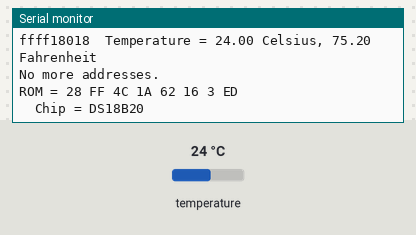
Bench run of a sketch on a simulated Arduino Uno, built with avr-gcc and run on an emulated ATmega328P. Shown: the last lines printed to the serial monitor. The test bench sets the inputs (shaded band); at power-on: temperature 24 °C.

Above: at 3.1 s.
3.2 s: temperature set to 12 °C
At 3.95 s:
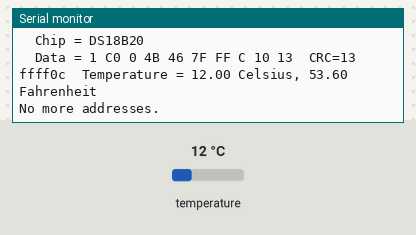
5.2 s: temperature set to 28 °C
At 6.6 s:
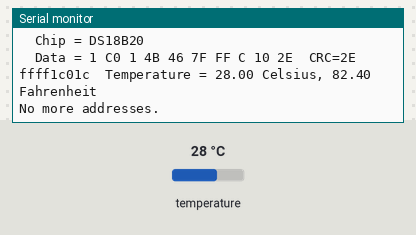
7.8 s: temperature set to 33 °C
At 9.26 s:
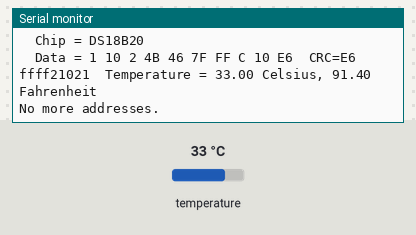
11.8 s: temperature set to 7 °C
At 13.25 s:
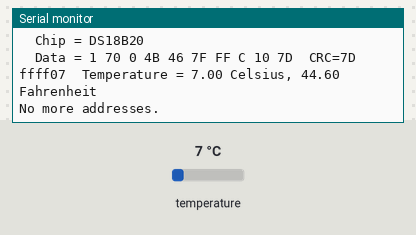
15.8 s: temperature set to 10 °C
At 17.23 s:
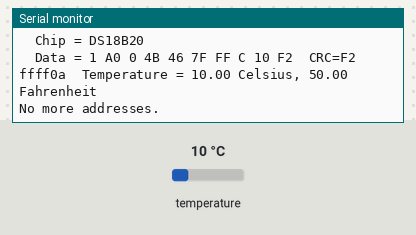
18.5 s: temperature set to 8 °C
At 19.88 s:
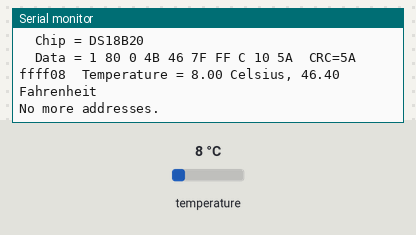
Timing chart, 0 to 21.5 s (numbered marks = the images above; inputs shaded):
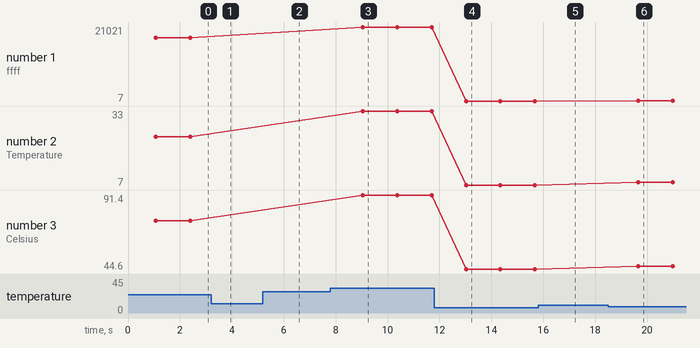

The sketch:

SuhuWaterproffTest.ino
```cpp
#include <OneWire.h>

OneWire  ds(2);  // on pin 2 (a 4.7K resistor is necessary)
int cel;
String datasuhu= "";

void setup(void) {
  Serial.begin(9600);
}

void loop(void) {
  byte i;
  byte present = 0;
  byte type_s;
  byte data[12];
  byte addr[8];
  float celsius, fahrenheit;

  if ( !ds.search(addr)) {
    Serial.println("No more addresses.");
    Serial.println();
    ds.reset_search();
    delay(250);
    return;
  }

  Serial.print("ROM =");
  for( i = 0; i < 8; i++) {
    Serial.write(' ');
    Serial.print(addr[i], HEX);
  }

  if (OneWire::crc8(addr, 7) != addr[7]) {
    Serial.println("CRC is not valid!");
    return;
  }
  Serial.println();

  // the first ROM byte indicates which chip
  switch (addr[0]) {
  case 0x10:
    Serial.println("  Chip = DS18S20");  // or old DS1820
    type_s = 1;
    break;
  case 0x28:
    Serial.println("  Chip = DS18B20");
    type_s = 0;
    break;
  case 0x22:
    Serial.println("  Chip = DS1822");
    type_s = 0;
    break;
  default:
    Serial.println("Device is not a DS18x20 family device.");
    return;
  }

  ds.reset();
  ds.select(addr);
  ds.write(0x44);        // start conversion, use ds.write(0x44,1) with parasite power on at the end

  delay(1000);     // maybe 750ms is enough, maybe not
  // we might do a ds.depower() here, but the reset will take care of it.

  present = ds.reset();
  ds.select(addr);
  ds.write(0xBE);         // Read Scratchpad

  Serial.print("  Data = ");
  Serial.print(present, HEX);
  Serial.print(" ");
  for ( i = 0; i < 9; i++) {           // we need 9 bytes
    data[i] = ds.read();
    Serial.print(data[i], HEX);
    Serial.print(" ");
  }
  Serial.print(" CRC=");
  Serial.print(OneWire::crc8(data, 8), HEX);
  Serial.println();

  // Convert the data to actual temperature
  // because the result is a 16 bit signed integer, it should
  // be stored to an "int16_t" type, which is always 16 bits
  // even when compiled on a 32 bit processor.
  int16_t raw = (data[1] << 8) | data[0];
  if (type_s) {
    raw = raw << 3; // 9 bit resolution default
    if (data[7] == 0x10) {
      // "count remain" gives full 12 bit resolution
      raw = (raw & 0xFFF0) + 12 - data[6];
    }
  }
  else {
    byte cfg = (data[4] & 0x60);
    // at lower res, the low bits are undefined, so let's zero them
    if (cfg == 0x00) raw = raw & ~7;  // 9 bit resolution, 93.75 ms
    else if (cfg == 0x20) raw = raw & ~3; // 10 bit res, 187.5 ms
    else if (cfg == 0x40) raw = raw & ~1; // 11 bit res, 375 ms
    //// default is 12 bit resolution, 750 ms conversion time
  }
  celsius = (float)raw / 16.0;
  int cel = celsius;
  fahrenheit = celsius * 1.8 + 32.0;

  datasuhu=String(cel, HEX);
  Serial.print(String(255, HEX));
  Serial.print(String(255, HEX));


  if (datasuhu.length() == 1) { //Data Ping
    //mySerial.print(0);
    Serial.print(0);
   // mySerial.print(datasuhu);
    Serial.print(datasuhu);
  }
  else {
    //mySerial.print(datasuhu);
    Serial.print(datasuhu);
  }

  int checksum = 255^255^cel;
  String datachecksum= String (checksum, HEX);
    if (datachecksum.length() == 2) { //Data Ping
   //mySerial.print(0);
    Serial.print(0);
   //mySerial.print(datachecksum);
    Serial.print(datachecksum);
  }

  if (datachecksum.length() == 3) { //Data Ping
   //mySerial.print(datachecksum);
    Serial.print(datachecksum);
  }

  Serial.print("  Temperature = ");
  Serial.print(celsius);
  Serial.print(" Celsius, ");
  Serial.print(fahrenheit);
  Serial.println(" Fahrenheit");
 // cel=celsius;
  //Serial.println(datasuhu);
}
```

Measured:
- after the input at 3.2 s, the serial monitor: prints a new line after 0.48 s (image 1)
- after the input at 5.2 s, the serial monitor: prints a new line after 1.1 s (image 2)
- after the input at 7.8 s, the serial monitor: prints a new line after 1.2 s (image 3)
- after the input at 11.8 s, the serial monitor: prints a new line after 1.2 s (image 4)
- after the input at 15.8 s, the serial monitor: prints a new line after 1.2 s (image 5)
- after the input at 18.5 s, the serial monitor: prints a new line after 1.1 s (image 6)
- plotted number 1: 18018 → 21021 after the input at 7.8 s, 7 → 8 after the input at 18.5 s
- plotted number 2: 24 → 33 after the input at 7.8 s, 7 → 8 after the input at 18.5 s
